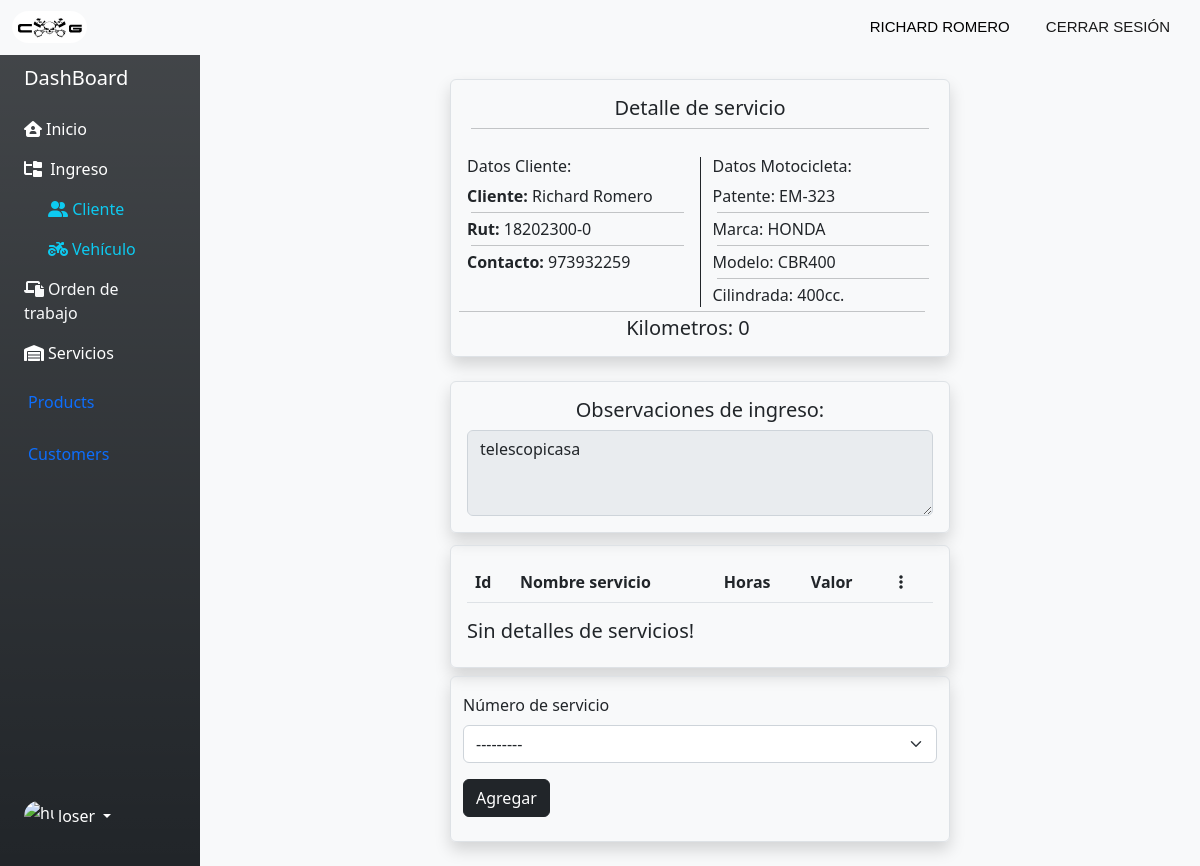
Page /detail-service/18202300-0/EM-323/5 on the earlier database version.
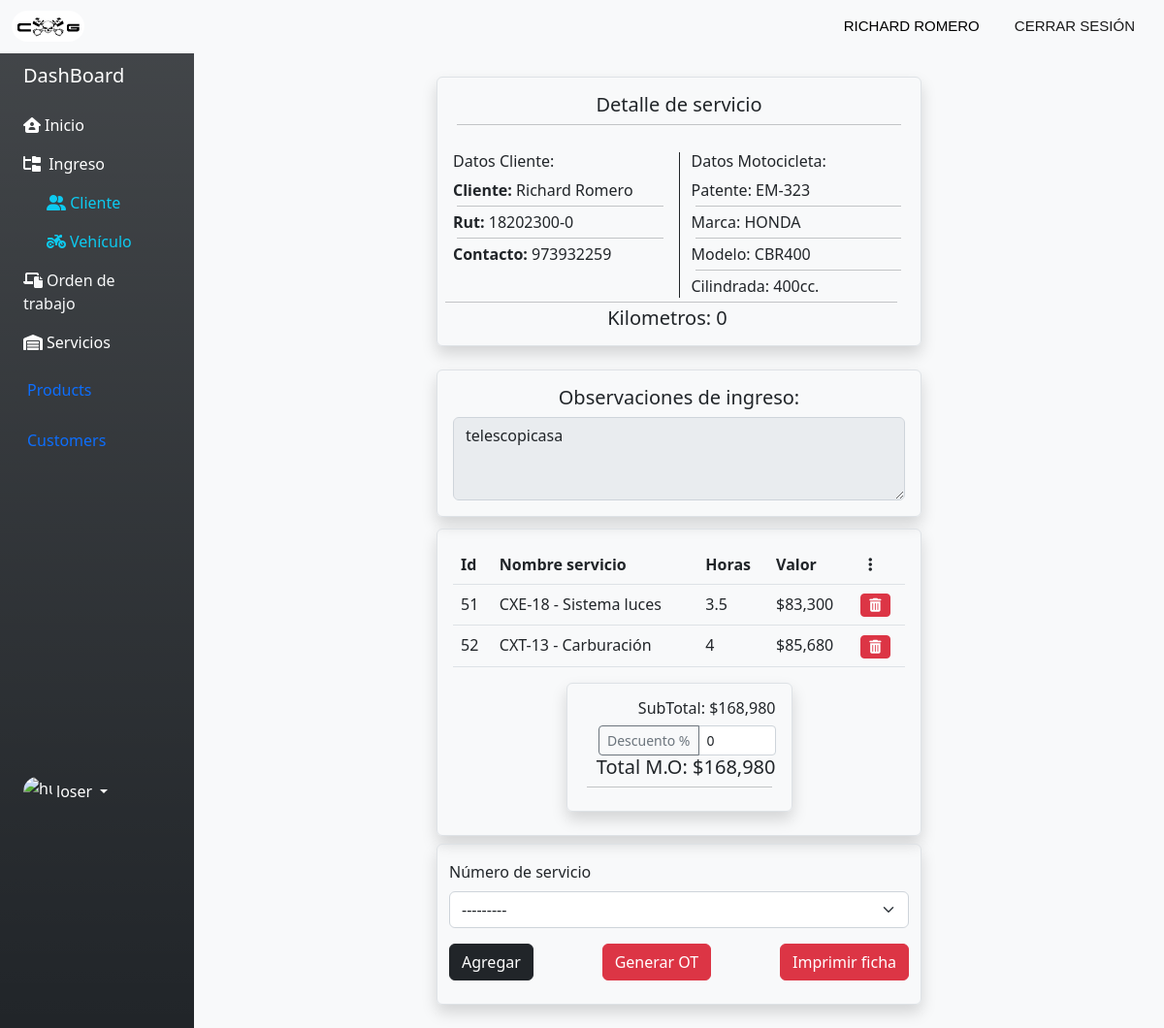
Same page on the later database version.
### page/models.py (models this page shows, shortened)
class Cliente(models.Model):
    usuario_cli = models.ForeignKey(User, on_delete=models.CASCADE, verbose_name="Usuario", null=True)
    rut_cli = models.CharField(primary_key=True, max_length=11, verbose_name="Rut")
    nombre_cli = models.CharField(max_length=50, verbose_name="Nombre")
    apellido_cli = models.CharField(max_length= 100, verbose_name="Apellido")
    direccion_clie = models.CharField(max_length=250, verbose_name="Dirección")
    celular_cli = models.IntegerField(verbose_name="Número contacto")

class Vehiculo(models.Model):
    rut_cli = models.ForeignKey(Cliente, on_delete=models.CASCADE, verbose_name="Rut Cliente")
    patente_vh= models.CharField(primary_key=True, max_length=7, verbose_name="Patente")
    marca_vh = models.CharField(max_length=50, verbose_name="Marca")
    modelo_vh = models.CharField(max_length=50, verbose_name="Modelo")
    cilindrada_vh = models.PositiveIntegerField( verbose_name="Cilindrada")
    kilometraje_vh = models.PositiveIntegerField( verbose_name="Kilometraje")
    mill_km_vh = models.CharField(max_length=50, verbose_name="Unidad de Medida", choices=unidad_medida, default='Kilometros')

class Ficha_ingreso(models.Model):
    patente_vh = models.ForeignKey(Vehiculo, on_delete=models.CASCADE, verbose_name="Patente")
    rut_cli = models.ForeignKey(Cliente, on_delete=models.CASCADE, verbose_name="Rut")
    fecha_ing_fi= models.DateField(auto_now_add=True, verbose_name="Fecha Ingreso")
    observaciones_fi= models.TextField(verbose_name="Observaciones")
    km_mill_fi = models.IntegerField(verbose_name="Kilometraje", default=0)
    mill_km_vh = models.CharField(max_length=50, verbose_name="Unidad de Medida", choices=unidad_medida, default='Kilometros')

class Detalle(models.Model):
    precio_servicio = models.IntegerField( verbose_name="Precio servicio")
    id_fi = models.ForeignKey(Ficha_ingreso, on_delete=models.CASCADE, verbose_name="Número de Ficha", null=True, blank=True)
    id_sv = models.ForeignKey(Servicio, on_delete=models.CASCADE, verbose_name="Número de servicio")

class Servicio(models.Model):
    id = models.CharField(primary_key=True, max_length=20)
    nombre_sv = models.CharField(max_length=50, verbose_name= "Nombre Servicio")
    desc_sv = models.TextField(verbose_name= "Descripción Servicio")
    hrs_240 = models.FloatField( verbose_name="Horas hasta 240 cc")
    hrs_500 = models.FloatField( verbose_name="Horas hasta 500 cc")
    hrs_800 = models.FloatField( verbose_name="Horas hasta 800 cc")
    hrs_810 = models.FloatField( verbose_name="Horas desde 810 cc")
    tipo_sv = models.CharField(max_length=250 ,verbose_name= "Tipo Servicio", choices=opcion_tipo_sv, default='Mantención')
    id_hh = models.ForeignKey(HoraHombre, verbose_name= "ID Hora Hombre", on_delete=models.CASCADE)
    def __str__(self):
        return self.id +' - '+ self.nombre_sv

class HoraHombre(models.Model):
    nombre_hh = models.CharField(max_length=50)
    descripcion_hh= models.CharField(max_length=250, verbose_name="Descripción")
    precio_hh= models.PositiveIntegerField(verbose_name="Precio")

### page/views.py (the view, shortened to what this page needs)
# urls.py: path('detail-service/<str:rut>/<str:patente>/<int:ficha>', detail_service, name= "detail-service"),
def detail_service(request, rut, patente, ficha):
    form = DetalleForm(request.POST or None, initial={'id_fi': ficha})
    ficha_id = Ficha_ingreso.objects.get(id=ficha)
    detalles = Detalle.objects.filter(id_fi = ficha)
    Mbikes = Vehiculo.objects.get(patente_vh = patente)
    client = Cliente.objects.get(rut_cli = rut)
    total = 0
    totalFin = 0
    desc = 0
    for detalle in detalles:
        total += detalle.precio_servicio
    data = {
        "form": form,
        "client": client,
        "Mbikes": Mbikes,
        "detalles": detalles,
        "ficha": ficha,
        "total":total,
        "totalFin":totalFin,
        "ficha_id": ficha_id,
        "desc": desc
    }
    if totalFin ==0:
        data["totalFin"] = total
    if request.method == 'GET':
        descData = request.GET.get('descuento', None)
    cc = Mbikes.cilindrada_vh
    def calculo(cc, sv):
        id_hh = sv.id_hh.precio_hh
        if cc < 240:
            horas = sv.hrs_240
            precio = id_hh*horas
            return round(int(precio))
        elif 241<cc<500:
            horas = sv.hrs_500
            precio = id_hh*horas
            return round(int(precio))
        elif 501 <cc< 810:
            horas = sv.hrs_800
            precio = id_hh*horas
            return round(int(precio))
        elif cc > 810:
            horas = sv.hrs_810
            precio = id_hh*horas
            return round(int(precio))
        precio = 10000
        return precio
    return render(request, "app/detail-service.html", data)

### page/templates/app/detail-service.html (shortened to what this page needs)
{% extends 'layouts/base-dashboard.html' %}
{% load static %}
{% load django_bootstrap5 %}
{% block content %}
{% load humanize %}
{% load mathfilters %}
<div class="container-fluid">
    <div class="row">
        {% include "includes/sidebar.html" %}
        <div class="col mt-2">
            <div class="row d-flex justify-content-center">
                <div class="container">
                    <div class="row">
                        <div class="col-12 col-md-6 offset-md-3 mt-3 border rounded shadow p-3 mb-2">
                            <div class="text-center">
                                <h5>Detalle de servicio</h5>
                                <hr class="p-0 m-1">
                                <br>
                            </div>
                            <div class="row">
                                <div class="col" style="border-right: 1px solid ;">
                                    <h6>Datos Cliente:</h6>
                                    <p class="p-0 m-0"> <strong>Cliente:</strong> {{client.nombre_cli}}
                                        {{client.apellido_cli}}</p>
                                    <hr class="p-0 m-1">
                                    <p class="p-0 m-0"> <strong>Rut:</strong> {{client.rut_cli}}</p>
                                    <hr class="p-0 m-1">
                                    <p class="p-0 m-0"> <strong>Contacto:</strong> {{client.celular_cli}}</p>
                                </div>
                                <div class="col">
                                    <h6>Datos Motocicleta:</h6>
                                    <p class="p-0 m-0">Patente: {{Mbikes.patente_vh}}</p>
                                    <hr class="p-0 m-1">
                                    <p class="p-0 m-0">Marca: {{Mbikes.marca_vh}}</p>
                                    <hr class="p-0 m-1">
                                    <p class="p-0 m-0">Modelo: {{Mbikes.modelo_vh}}</p>
                                    <hr class="p-0 m-1">
                                    <p class="p-0 m-0">Cilindrada: {{Mbikes.cilindrada_vh}}cc.</p>
                                </div>
                                <div class="row text-center">
                                    <hr class="p-0 m-1">
                                    <h5 class="p-0 m-0">{{ficha_id.mill_km_vh}}: {{ficha_id.km_mill_fi|intcomma}}</h5>
                                </div>
                            </div>
                        </div>
                    </div>
                    <div class="row">
                        <div class="col-12 col-md-6 offset-md-3 mt-3 border rounded shadow p-3 mb-2">
                            <div class="text-center">
                                <h5>Observaciones de ingreso:</h5>
                                <textarea name="" id="" cols="20" rows="3" class="form-control"
                                    disabled>{{ficha_id.observaciones_fi}}</textarea>
                            </div>
                        </div>
                    </div>
                    <div class="row">
                        <div class="col-12 col-md-6 offset-md-3 mt-1 border rounded shadow p-3 mb-2">
                            <table class="table table-hover">
                                <thead>
                                    <tr>
                                        <th scope="col">Id</th>
                                        <th scope="col">Nombre servicio</th>
                                        <th scope="col">Horas</th>
                                        <th scope="col">Valor</th>
                                        <th scope="col"><i class="fa-solid fa-ellipsis-vertical mx-2"></i></th>
                                    </tr>
                                </thead>
                                <tbody>
                                    {% for detalle in detalles %}
                                    <tr>
                                        <td scope="row">{{detalle.id}}</td>
                                        <td>{{detalle.id_sv}}</td>
                                        <td>{{detalle.precio_servicio|div:detalle.id_sv.id_hh.precio_hh|floatformat}}
                                        </td>
                                        <td>${{detalle.precio_servicio|intcomma}}</td>
                                        <td><a
                                                href="{% url 'delete-detail' detalle.id client.rut_cli Mbikes.patente_vh ficha %}"><i
                                                    class="fa-solid fa-trash-can btn btn-danger btn-sm"></i></a></td>
                                    </tr>
                                    {% endfor %}
                                </tbody>
                            </table>
                            {% if total %}
                            <div class="col-12 col-md-6 offset-md-3 mt-1 border rounded shadow p-3 mb-2">
                                <div class="text-end">
                                    <h6>SubTotal: ${{total|intcomma}}</h6>
                                    <form action="" method="GET">
                                        <div class="d-inline-flex">
                                            <div class="input-group input-group-sm flex-nowrap">
                                                <button class="btn btn-outline-secondary" type="submit"
                                                    id="button-addon1">Descuento %</button>
                                                <input type="number" class="form-control" placeholder="%" aria-label="%"
                                                    aria-describedby="addon-wrapping" value="{{desc}}" name="descuento"
                                                    style="max-width: 80px;">
                                            </div>
                                        </div>
                                    </form>
                                    <h5>Total M.O: ${{totalFin|intcomma}}</h5>
                                    <hr class="p-0 m-1">
                                </div>
                            </div>
                            {% endif %}
                            {% if not detalles %}
                            <tr class="text-center">
                                <td>
                                    <h5>Sin detalles de servicios!</h5>
                                </td>
                            </tr>
                            {% endif %}
                        </div>
                    </div>
                    <div class="row">
                        <div class="col-12 col-md-6 offset-md-3 pt-3 border rounded shadow  mb-4">
                            <form action="" method="POST">
                                {% bootstrap_form form %}
                                <div class="d-flex justify-content-between">
                                    <button type="submit" class="btn btn-dark">Agregar</button>
                                    {% if detalles %}
                                    <button type="button" class="btn btn-danger" name="continue">Generar OT</button>
                                    <a href="{% url 'render_pdf_view' client.rut_cli Mbikes.patente_vh ficha %}" class="btn btn-danger">Imprimir ficha</a>
                                    {% endif %}
                                </div>
                            </form>
                            <br>
                        </div>
                    </div>
                </div>
            </div>
        </div>
    </div>
</div>
{% endblock content %}

Differences in the rows shown:
added Detalle: id "51", id_sv "CXE-18 - Sistema luces", precio_servicio|div "3.5", precio_servicio "83,300"
added Detalle: id "52", id_sv "CXT-13 - Carburación", precio_servicio|div "4", precio_servicio "85,680"
Other differences:
{{ total|intcomma }}: (not shown) → "168,980"
form field descuento: (not shown) → "0"
{{ totalFin|intcomma }}: (not shown) → "168,980"
text no longer shown: "Sin detalles de servicios!"
text now shown: "SubTotal: $ Descuento % Total M.O: $ Generar OT Imprimir ficha"
